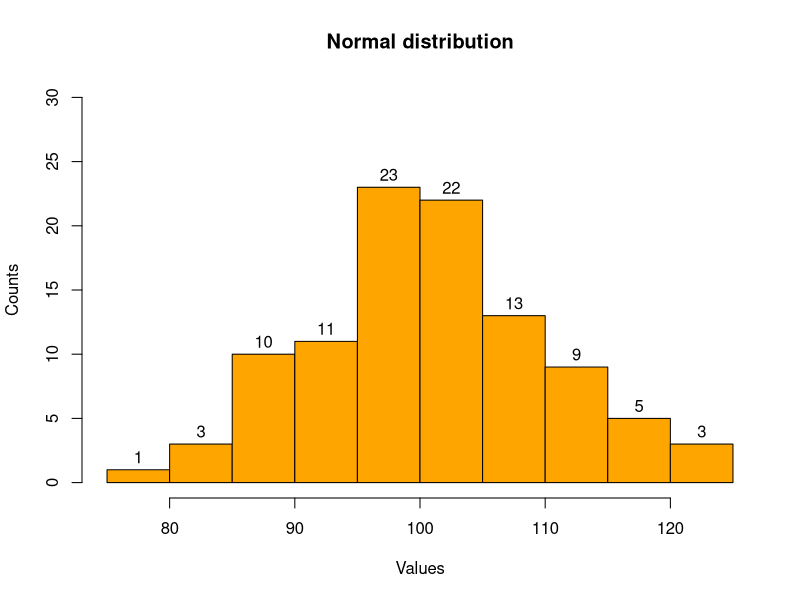
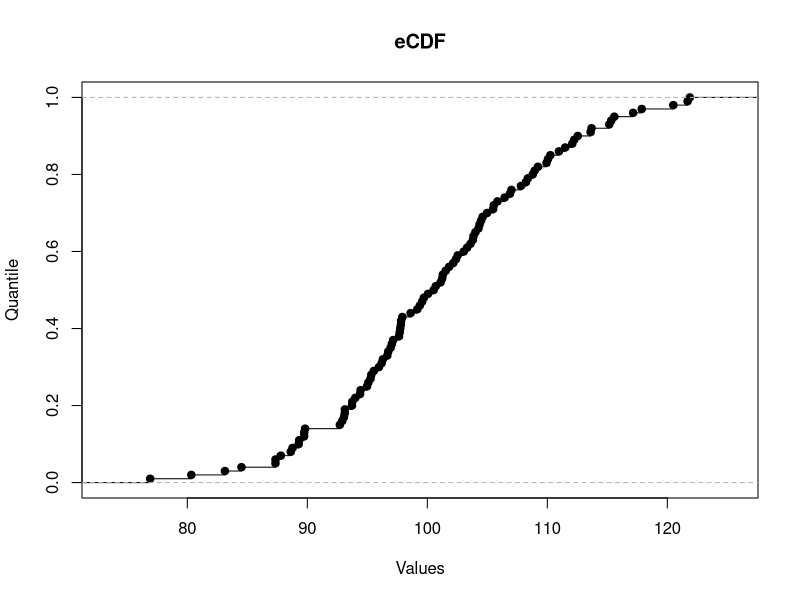

These charts were generated, in order, by the following R code:
## ---- chunk 1
knitr::opts_chunk$set(echo = TRUE)
setwd(getwd())
## ---- chunk 2
data("airquality")
## ---- chunk 3
set.seed(123)  # Seed the pseudo random number generator for reproducible results
normal_vals <- rnorm(100,
                     mean = 100,
                     sd = 10)
## ---- chunk 4
hist(normal_vals,
     main = "Normal distribution",
     xlab = "Values",
     ylab = "Counts",
     ylim = c(0, 30),
     labels = TRUE,
     col = "orange")
## ---- chunk 5
normal_vals_ecdf <- ecdf(normal_vals)
## ---- chunk 6
plot(normal_vals_ecdf,
     main = "eCDF",
     xlab = "Values",
     ylab = "Quantile")
